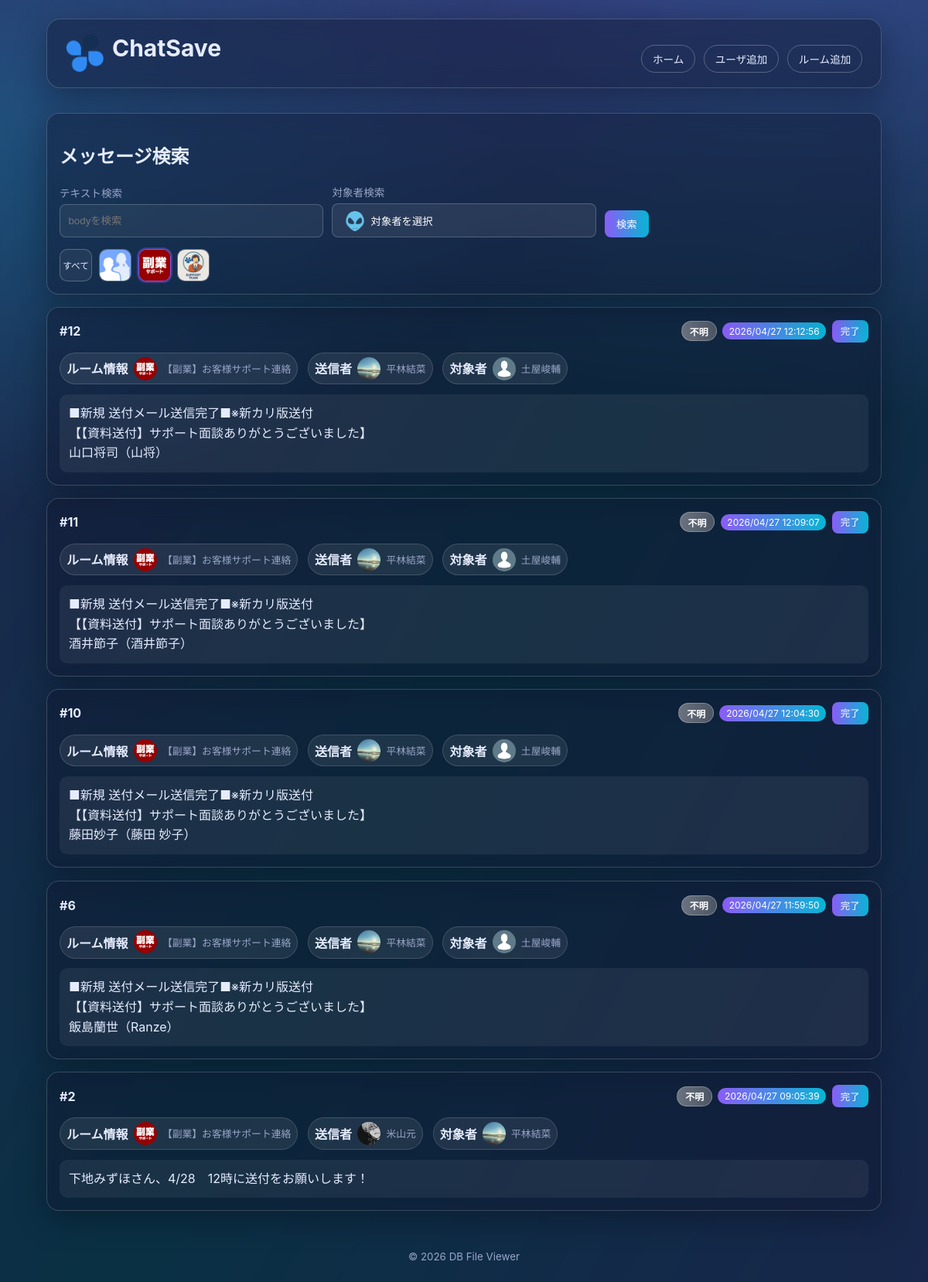
The app's page /index.php?room_id=383085827 with its own data.
### tables this page shows
CREATE TABLE room (
            id INTEGER PRIMARY KEY AUTOINCREMENT,
            room_name TEXT NOT NULL,
            room_id TEXT NOT NULL,
            room_icon TEXT
        );

CREATE TABLE message (
            id INTEGER PRIMARY KEY AUTOINCREMENT,
            room_id INTEGER,
            account_id TEXT,
            body TEXT NOT NULL,
            send_time TEXT,
            task INTEGER NOT NULL DEFAULT 0
        , message_id TEXT, type_id INTEGER);

CREATE TABLE users (
            id INTEGER PRIMARY KEY AUTOINCREMENT,
            user_name TEXT NOT NULL,
            account_id TEXT NOT NULL,
            user_icon TEXT
        );

### db.php (called while the page is built, shortened)
<?php
function get_db(): PDO
{
    $dbPath = __DIR__ . '/data/webhooks.sqlite';
    $pdo = new PDO('sqlite:' . $dbPath);
    $pdo->setAttribute(PDO::ATTR_ERRMODE, PDO::ERRMODE_EXCEPTION);
    $pdo->exec(
        'CREATE TABLE IF NOT EXISTS users (
            id INTEGER PRIMARY KEY AUTOINCREMENT,
            user_name TEXT NOT NULL,
            account_id TEXT NOT NULL,
            user_icon TEXT
        )'
    );
    $pdo->exec(
        'CREATE TABLE IF NOT EXISTS room (
            id INTEGER PRIMARY KEY AUTOINCREMENT,
            room_name TEXT NOT NULL,
            room_id TEXT NOT NULL,
            room_icon TEXT
        )'
    );
    $pdo->exec(
        'CREATE TABLE IF NOT EXISTS message (
            id INTEGER PRIMARY KEY AUTOINCREMENT,
            room_id INTEGER,
            account_id TEXT,
            body TEXT NOT NULL,
            send_time TEXT,
            task INTEGER NOT NULL DEFAULT 0,
            message_id TEXT,
            type_id INTEGER
        )'
    );
    $pdo->exec(
        'CREATE TABLE IF NOT EXISTS type (
            id INTEGER PRIMARY KEY AUTOINCREMENT,
            type_name TEXT NOT NULL UNIQUE
        )'
    );
    $pdo->exec(
        'CREATE TABLE IF NOT EXISTS app_settings (
            setting_key TEXT PRIMARY KEY,
            setting_value TEXT NOT NULL
        )'
    );
    ensure_message_columns($pdo);
    return $pdo;
}
function ensure_message_columns(PDO $pdo): void
{
    $columns = $pdo->query('PRAGMA table_info(message)')->fetchAll(PDO::FETCH_ASSOC);
}

### index.php (the view, shortened to what this page needs)
<?php
require_once __DIR__ . '/db.php';
$pdo = get_db();
$q = trim((string)($_GET['q'] ?? ''));
$selectedRoomId = trim((string)($_GET['room_id'] ?? ''));
$page = max(1, (int)($_GET['page'] ?? 1));
$perPage = 30;
$rooms = $pdo->query('SELECT id, room_id, room_name, room_icon FROM room ORDER BY room_name ASC')->fetchAll(PDO::FETCH_ASSOC);
$users = $pdo->query('SELECT account_id, user_name, user_icon FROM users ORDER BY user_name ASC')->fetchAll(PDO::FETCH_ASSOC);
function sqlite_table_exists(PDO $pdo, string $tableName): bool
{
    $stmt = $pdo->prepare("SELECT name FROM sqlite_master WHERE type = 'table' AND name = :table_name LIMIT 1");
    $stmt->execute([':table_name' => $tableName]);
    $row = $stmt->fetch(PDO::FETCH_ASSOC);
    return is_array($row);
}
function sqlite_has_column(PDO $pdo, string $tableName, string $columnName): bool
{
    $columns = $pdo->query('PRAGMA table_info(' . $tableName . ')')->fetchAll(PDO::FETCH_ASSOC);
    foreach ($columns as $column) {
        if ((string)($column['name'] ?? '') === $columnName) {
            return true;
        }
    }
    return false;
}
$hasTypeTable = sqlite_table_exists($pdo, 'type');
$hasMessageTypeIdColumn = sqlite_has_column($pdo, 'message', 'type_id');
$canJoinType = $hasTypeTable && $hasMessageTypeIdColumn;
$sql = <<<'SQL'
SELECT
    m.id,
    m.message_id,
    m.room_id,
    m.account_id,
    m.body,
    m.send_time,
    COALESCE(m.task, 0) AS task,
SQL;
if ($canJoinType) {
    $sql .= <<<'SQL'
    m.type_id,
    t.type_name,
SQL;
} else {
    $sql .= <<<'SQL'
    NULL AS type_id,
    NULL AS type_name,
SQL;
}
$sql .= <<<'SQL'
    r.room_name,
    r.room_icon,
    u.user_name,
    u.user_icon
FROM message m
LEFT JOIN room r ON CAST(m.room_id AS TEXT) = r.room_id
LEFT JOIN users u ON m.account_id = u.account_id
SQL;
if ($canJoinType) {
    $sql .= "\nLEFT JOIN type t ON m.type_id = t.id\n";
}
$sql .= <<<'SQL'
WHERE 1=1
SQL;
$params = [];
if ($selectedRoomId !== '') {
    $sql .= ' AND CAST(m.room_id AS TEXT) = :room_id';
    $params[':room_id'] = $selectedRoomId;
}
$sql .= ' ORDER BY COALESCE(m.send_time, "") DESC, m.id DESC';
$stmt = $pdo->prepare($sql);
$stmt->execute($params);
$messages = $stmt->fetchAll(PDO::FETCH_ASSOC);
function parse_targets_from_body(string $body): array
{
    if (preg_match_all('/\[to[:：]\s*([^\]\s]+)\]/i', $body, $matches) > 0) {
        $accountIds = array_values(array_unique(array_filter(array_map(static fn(string $value): string => trim($value), $matches[1] ?? []), static fn(string $value): bool => $value !== '')));
        return ['type' => 'user', 'account_ids' => $accountIds];
    }
    return ['type' => 'none', 'account_ids' => []];
}
function parse_attachments_from_body(string $body): array
{
    $matches = [];
    preg_match_all('/\[download:(\d+)\](.*?)\[\/download\]/is', $body, $matches, PREG_SET_ORDER);
    if ($matches === []) {
        return [];
    }
    $attachments = [];
    return $attachments;
}
function parse_reply_to_message_id(string $body): ?string
{
    return null;
}
function normalize_message_id(string $messageId): string
{
    $trimmed = trim($messageId);
    if ($trimmed === '') {
        return '';
    }
    return $trimmed;
}
function sanitize_message_body_for_display(string $body): string
{
    $cleaned = $body;
    $patterns = [
        '/^\[rp[^\]]*\]/i',
        '/\[toall\]/i',
        '/\[to[:：]\s*[^\]\s]+\][^\r\n]*(?:\r?\n)?/i',
        '/\[download:\d+\].*?\[\/download\]/is',
        '/\[info\]\s*\[title\]\s*\[dtext:file_uploaded\]\s*\[\/title\].*?\[\/info\]\s*/is',
    ];
    foreach ($patterns as $pattern) {
        $cleaned = preg_replace($pattern, '', (string)$cleaned);
    }
    $cleaned = preg_replace("/\n{3,}/", "\n\n", (string)$cleaned);
    return trim((string)$cleaned);
}
function resolve_message_type_label(array $message): string
{
    $typeName = trim((string)($message['type_name'] ?? ''));
    return '不明';
}
function message_type_badge_class(string $typeName): string
{
    $map = [
        '要対応' => 'type-need-action',
        '要返信' => 'type-need-reply',
        '要確認' => 'type-need-check',
        '報告' => 'type-report',
        '共有' => 'type-share',
        '完了報告' => 'type-complete-report',
        'お礼・リアクション' => 'type-thanks-reaction',
        '雑談' => 'type-chat',
        '不明' => 'type-unknown',
    ];
    return $map[$typeName] ?? 'type-unknown';
}
$targetUsersByAccountId = [];
foreach ($users as $user) {
    $targetUsersByAccountId[(string)$user['account_id']] = $user;
}
foreach ($messages as $index => $message) {
    $rawBody = (string)($message['body'] ?? '');
    $messages[$index]['message_id'] = normalize_message_id((string)($message['message_id'] ?? ''));
    $target = parse_targets_from_body($rawBody);
    $messages[$index]['target_type'] = $target['type'];
    $messages[$index]['target_account_ids'] = $target['account_ids'];
    $messages[$index]['attachments'] = parse_attachments_from_body($rawBody);
    $messages[$index]['reply_to_message_id'] = normalize_message_id((string)(parse_reply_to_message_id($rawBody) ?? ''));
    $messages[$index]['body_for_display'] = sanitize_message_body_for_display($rawBody);
}
$offset = ($page - 1) * $perPage;
$messages = array_slice($messages, $offset, $perPage);
$messagesWithHierarchy = [];
foreach ($messages as $message) {
    $message['reply_depth'] = 0;
    $messagesWithHierarchy[] = $message;
}
$messages = $messagesWithHierarchy;
$selectedTargetLabel = '対象者を選択';
$selectedTargetIcon = 'img/all.png';
function build_query(array $overrides = []): string
{
    $params = [
        'q' => trim((string)($_GET['q'] ?? '')),
        'room_id' => trim((string)($_GET['room_id'] ?? '')),
        'target' => trim((string)($_GET['target'] ?? '')),
        'page' => (string)max(1, (int)($_GET['page'] ?? 1)),
    ];
    foreach ($overrides as $key => $value) {
        $params[$key] = (string)$value;
    }
    if (($params['page'] ?? '1') === '1') {
        unset($params['page']);
    }
    return http_build_query(array_filter($params, static fn(string $value): bool => $value !== ''));
}
include __DIR__ . '/header.php';
?>
<section class="card glass form-card">
  <h2>メッセージ検索</h2>
  <form method="get" class="admin-form horizontal-form search-row">
    <label>テキスト検索
      <input type="text" name="q" value="<?php echo htmlspecialchars($q, ENT_QUOTES, 'UTF-8'); ?>" placeholder="bodyを検索">
    </label>
    <label>対象者検索
      <div class="target-dropdown" data-target-dropdown>
        <button type="button" class="target-dropdown-toggle" data-target-toggle>
          <img src="<?php echo htmlspecialchars($selectedTargetIcon, ENT_QUOTES, 'UTF-8'); ?>" alt="選択対象" onerror="this.onerror=null;this.src='img/noimage.png';">
          <span><?php echo htmlspecialchars($selectedTargetLabel, ENT_QUOTES, 'UTF-8'); ?></span>
        </button>
      </div>
    </label>
    <button type="submit">検索</button>
  </form>
  <div class="icon-filter-row" aria-label="ルーム絞り込み">
    <a href="index.php?<?php echo htmlspecialchars(build_query(['room_id' => '', 'page' => '1']), ENT_QUOTES, 'UTF-8'); ?>" class="icon-filter-button <?php echo $selectedRoomId === '' ? 'active' : ''; ?>" title="すべて表示">
      すべて
    </a>
    <?php foreach ($rooms as $room): ?>
      <?php
        $roomId = (string)$room['room_id'];
        $roomName = (string)$room['room_name'];
        $iconPath = trim((string)($room['room_icon'] ?? ''));
      ?>
      <a
        href="index.php?<?php echo htmlspecialchars(build_query(['room_id' => $roomId, 'page' => '1']), ENT_QUOTES, 'UTF-8'); ?>"
        class="icon-filter-button <?php echo $selectedRoomId === $roomId ? 'active' : ''; ?>"
        title="<?php echo htmlspecialchars($roomName, ENT_QUOTES, 'UTF-8'); ?>"
      >
        <img src="<?php echo htmlspecialchars($iconPath !== '' ? $iconPath : 'img/noimage.png', ENT_QUOTES, 'UTF-8'); ?>" alt="<?php echo htmlspecialchars($roomName, ENT_QUOTES, 'UTF-8'); ?>" onerror="this.onerror=null;this.src='img/noimage.png';">
      </a>
    <?php endforeach; ?>
  </div>
</section>
<section class="cards" aria-label="メッセージ一覧">
  <?php foreach ($messages as $message): ?>
    <?php
      $roomName = trim((string)($message['room_name'] ?? ''));
      $roomLabel = $roomName !== '' ? $roomName : ('room_id: ' . (string)$message['room_id']);
      $roomIcon = trim((string)($message['room_icon'] ?? ''));
      $senderName = trim((string)($message['user_name'] ?? ''));
      $senderLabel = $senderName !== '' ? $senderName : ('account_id: ' . (string)$message['account_id']);
      $senderIcon = trim((string)($message['user_icon'] ?? ''));
      $targetType = (string)($message['target_type'] ?? 'none');
      $targetAccountIds = is_array($message['target_account_ids'] ?? null) ? $message['target_account_ids'] : [];
      $targetUsers = [];
      foreach ($targetAccountIds as $targetAccountId) {
          $targetUsers[] = $targetUsersByAccountId[(string)$targetAccountId] ?? ['account_id' => (string)$targetAccountId];
      }
      $targetEntries = [];
      if ($targetType === 'all') {
          $targetEntries[] = [
              'label' => '全員',
              'icon' => 'img/all.png',
          ];
      } else {
          foreach ($targetUsers as $targetUser) {
              $targetName = trim((string)($targetUser['user_name'] ?? ''));
              $targetAccountId = trim((string)($targetUser['account_id'] ?? ''));
              $targetLabel = '';
              if ($targetName !== '') {
                  $targetLabel = $targetName;
              } elseif ($targetAccountId !== '') {
                  $targetLabel = 'account_id: ' . $targetAccountId;
              }
              if ($targetLabel !== '') {
                  $targetEntries[] = [
                      'label' => $targetLabel,
                      'icon' => trim((string)($targetUser['user_icon'] ?? '')),
                  ];
              }
          }
      }
      $rawSendTime = trim((string)($message['send_time'] ?? ''));
      $timestamp = strtotime($rawSendTime);
      $formattedSendTime = $rawSendTime;
      if ($timestamp !== false) {
          $formattedSendTime = date('Y/m/d H:i:s', $timestamp);
      }
      $isTaskDone = (int)($message['task'] ?? 0) === 1;
      $messageTypeLabel = resolve_message_type_label($message);
      $messageTypeBadgeClass = message_type_badge_class($messageTypeLabel);
      $isReplyChild = (bool)($message['is_reply_child'] ?? false);
      $replyDepth = max(0, (int)($message['reply_depth'] ?? 0));
    ?>
    <div class="message-thread-item <?php echo $isReplyChild ? 'is-reply-child' : ''; ?>" style="--reply-level: <?php echo $replyDepth; ?>;">
      <article class="card glass message-card <?php echo $isTaskDone ? 'is-complete' : ''; ?>" data-message-id="<?php echo (int)$message['id']; ?>">
        <div class="card-head">
          <h2>#<?php echo (int)$message['id']; ?></h2>
          <div class="card-actions">
            <span class="message-type-badge <?php echo htmlspecialchars($messageTypeBadgeClass, ENT_QUOTES, 'UTF-8'); ?>">
              <?php echo htmlspecialchars($messageTypeLabel, ENT_QUOTES, 'UTF-8'); ?>
            </span>
            <span class="badge"><?php echo htmlspecialchars($formattedSendTime, ENT_QUOTES, 'UTF-8'); ?></span>
            <button type="button" class="task-toggle" data-task-state="<?php echo $isTaskDone ? '1' : '0'; ?>"><?php echo $isTaskDone ? '取消' : '完了'; ?></button>
          </div>
        </div>
        <div class="message-meta-row">
          <div class="entity-chip" data-tooltip="<?php echo htmlspecialchars($roomLabel, ENT_QUOTES, 'UTF-8'); ?>">
            <strong>ルーム情報</strong>
            <img src="<?php echo htmlspecialchars($roomIcon !== '' ? $roomIcon : 'img/noimage.png', ENT_QUOTES, 'UTF-8'); ?>" alt="<?php echo htmlspecialchars($roomLabel, ENT_QUOTES, 'UTF-8'); ?>" onerror="this.onerror=null;this.src='img/noimage.png';">
            <span><?php echo htmlspecialchars($roomLabel, ENT_QUOTES, 'UTF-8'); ?></span>
          </div>
          <div class="entity-chip" data-tooltip="<?php echo htmlspecialchars($senderLabel, ENT_QUOTES, 'UTF-8'); ?>">
            <strong>送信者</strong>
            <img src="<?php echo htmlspecialchars($senderIcon !== '' ? $senderIcon : 'img/noimage.png', ENT_QUOTES, 'UTF-8'); ?>" alt="<?php echo htmlspecialchars($senderLabel, ENT_QUOTES, 'UTF-8'); ?>" onerror="this.onerror=null;this.src='img/noimage.png';">
            <span><?php echo htmlspecialchars($senderLabel, ENT_QUOTES, 'UTF-8'); ?></span>
          </div>
          <?php foreach ($targetEntries as $targetEntry): ?>
            <?php
              $targetLabel = (string)($targetEntry['label'] ?? '対象者なし');
              $targetIcon = trim((string)($targetEntry['icon'] ?? ''));
            ?>
            <div class="entity-chip" data-tooltip="<?php echo htmlspecialchars($targetLabel, ENT_QUOTES, 'UTF-8'); ?>">
              <strong>対象者</strong>
              <img src="<?php echo htmlspecialchars($targetIcon !== '' ? $targetIcon : 'img/noimage.png', ENT_QUOTES, 'UTF-8'); ?>" alt="<?php echo htmlspecialchars($targetLabel, ENT_QUOTES, 'UTF-8'); ?>" onerror="this.onerror=null;this.src='img/noimage.png';">
              <span><?php echo htmlspecialchars($targetLabel, ENT_QUOTES, 'UTF-8'); ?></span>
            </div>
          <?php endforeach; ?>
        </div>
        <div class="message-body"><?php echo nl2br(htmlspecialchars((string)($message['body_for_display'] ?? $message['body'] ?? ''), ENT_QUOTES, 'UTF-8')); ?></div>
      </article>
    </div>
  <?php endforeach; ?>
</section>
<?php include __DIR__ . '/footer.php'; ?>

### records on screen
room: room_icon (picture)
room: room_icon (picture)
room: room_icon (picture)
message: $replyDepth 0 (drawn), id "12", messageTypeLabel "不明", send_time "2026/04/27 12:12:56", room.room_icon (picture), room.room_name "【副業】お客様サポート連絡", users.user_icon (picture), users.user_name "平林結菜", body_for_display "■新規 送付メール送信完了■※新カリ版送付 【【資料送付】サポート面談ありがとうございました】 山口将司（山将）"
users: shows a picture, user_name "土屋峻輔"
message: $replyDepth 0 (drawn), id "11", messageTypeLabel "不明", send_time "2026/04/27 12:09:07", room.room_icon (picture), room.room_name "【副業】お客様サポート連絡", users.user_icon (picture), users.user_name "平林結菜", body_for_display "■新規 送付メール送信完了■※新カリ版送付 【【資料送付】サポート面談ありがとうございました】 酒井節子（酒井節子）"
message: $replyDepth 0 (drawn), id "10", messageTypeLabel "不明", send_time "2026/04/27 12:04:30", room.room_icon (picture), room.room_name "【副業】お客様サポート連絡", users.user_icon (picture), users.user_name "平林結菜", body_for_display "■新規 送付メール送信完了■※新カリ版送付 【【資料送付】サポート面談ありがとうございました】 藤田妙子（藤田 妙子）"
message: $replyDepth 0 (drawn), id "6", messageTypeLabel "不明", send_time "2026/04/27 11:59:50", room.room_icon (picture), room.room_name "【副業】お客様サポート連絡", users.user_icon (picture), users.user_name "平林結菜", body_for_display "■新規 送付メール送信完了■※新カリ版送付 【【資料送付】サポート面談ありがとうございました】 飯島蘭世（Ranze）"
message: $replyDepth 0 (drawn), id "2", messageTypeLabel "不明", send_time "2026/04/27 09:05:39", room.room_icon (picture), room.room_name "【副業】お客様サポート連絡", users.user_icon (picture), users.user_name "米山元", targetLabel "平林結菜", body_for_display "下地みずほさん、4/28 12時に送付をお願いします！"

### other values on screen
$selectedTargetLabel "対象者を選択"
